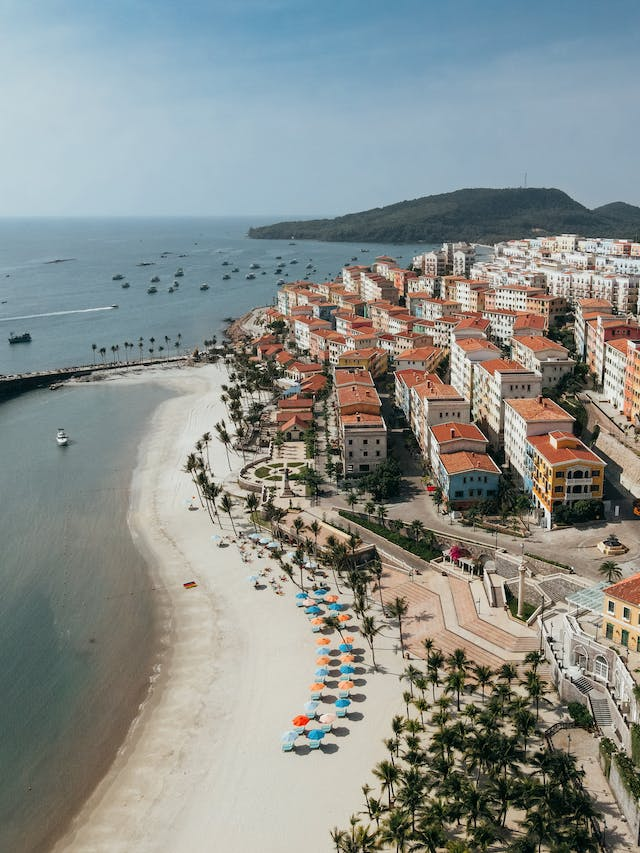
#> input picture exercise10/10-2/img.jpg, 640 x 853 px
$ python main.py
#> lines starting #> are read from the running program, lines starting #| are printed output that depends on the picture
import os
import numpy as np
import cv2
from matplotlib import pyplot as plt


current_dir = os.path.dirname(os.path.realpath(__file__))


def calculate_snr(noisy_image, original_image):
    original = np.int32(original_image)
    noisy = np.int32(noisy_image)

    noisy_to_power_two = noisy * noisy
    sum_of_noisy_to_power_two = np.sum(noisy_to_power_two)

    diff = noisy - original
    diff_to_power_two = diff * diff
    sum_of_diff_to_power_two = np.sum(diff_to_power_two)

    snr = sum_of_noisy_to_power_two / sum_of_diff_to_power_two

    return snr


def main():
    # Load the image
    img = cv2.imread(current_dir + "/img.jpg", cv2.IMREAD_GRAYSCALE)
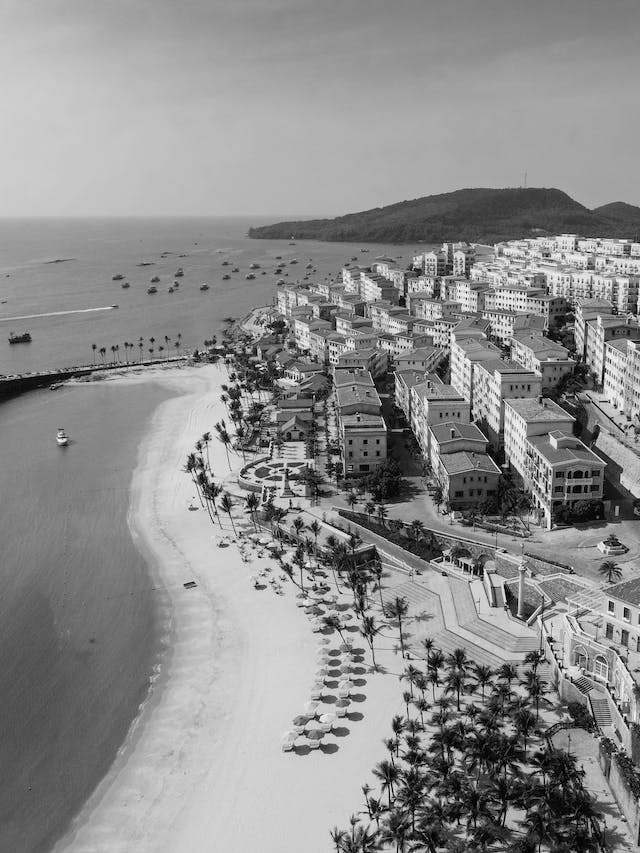
#> img: shape (853, 640); min 0, max 255, mean 141

    snr = calculate_snr(img, img)
#> in calculate_snr, `noisy_to_power_two = noisy * noisy`:
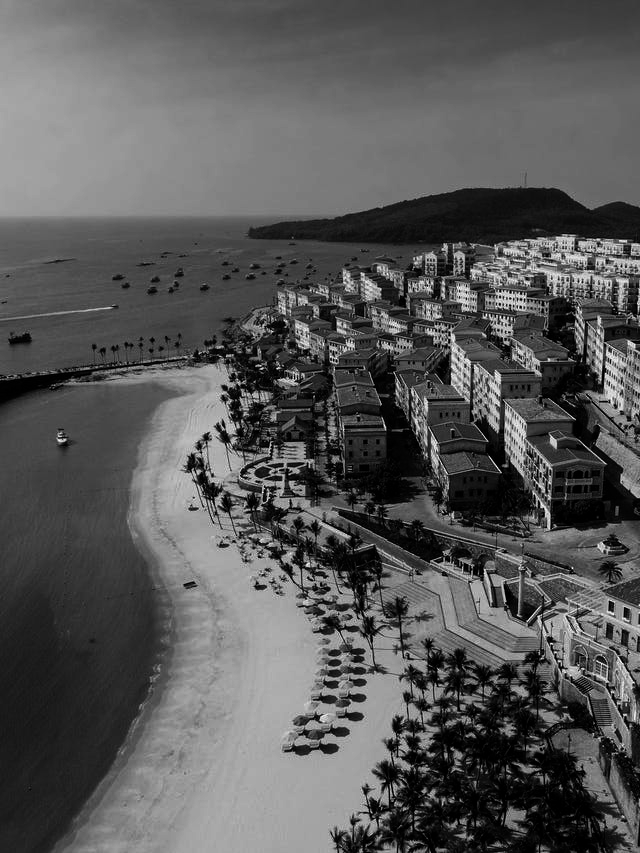
#> noisy_to_power_two: shape (853, 640) int32; min 0, max 65025, mean 22612.6; drawn with min black and max white
#> in calculate_snr, `sum_of_noisy_to_power_two = np.sum(noisy_to_power_two)`: sum_of_noisy_to_power_two = 12344648778
#> in calculate_snr, `diff = noisy - original`: diff: shape (853, 640) int32; every value is 0
#> in calculate_snr, `sum_of_diff_to_power_two = np.sum(diff_to_power_two)`: sum_of_diff_to_power_two = 0
#> in calculate_snr, `snr = sum_of_noisy_to_power_two / sum_of_diff_to_power_two`: snr = inf
#> snr = inf
    plt.figure("Original Image", figsize=(6, 6))
    plt.subplot(211)
    plt.title("snr = " + str(snr))
    plt.imshow(img, "gray", vmin=0, vmax=255)
    plt.subplot(212)
    cosine_transform = cv2.dct(np.float32(img), cv2.DCT_INVERSE)
    plt.imshow(np.log(abs(cosine_transform) + 1), cmap="gray")
    xlen = len(cosine_transform[0])
#> xlen = 640
    ylen = len(cosine_transform)
#> ylen = 853

    for j in range(ylen):
        for i in range(xlen):
            if ((-1.3328125 * i) + 853 - j) < 0:
                cosine_transform[j][i] = 0

    reconstructed_image = cv2.idct(cosine_transform)
    snr = calculate_snr(reconstructed_image, img)
#> in calculate_snr (call 2), `sum_of_noisy_to_power_two = np.sum(noisy_to_power_two)`: sum_of_noisy_to_power_two = 12242403775
#> in calculate_snr (call 2), `diff = noisy - original`:
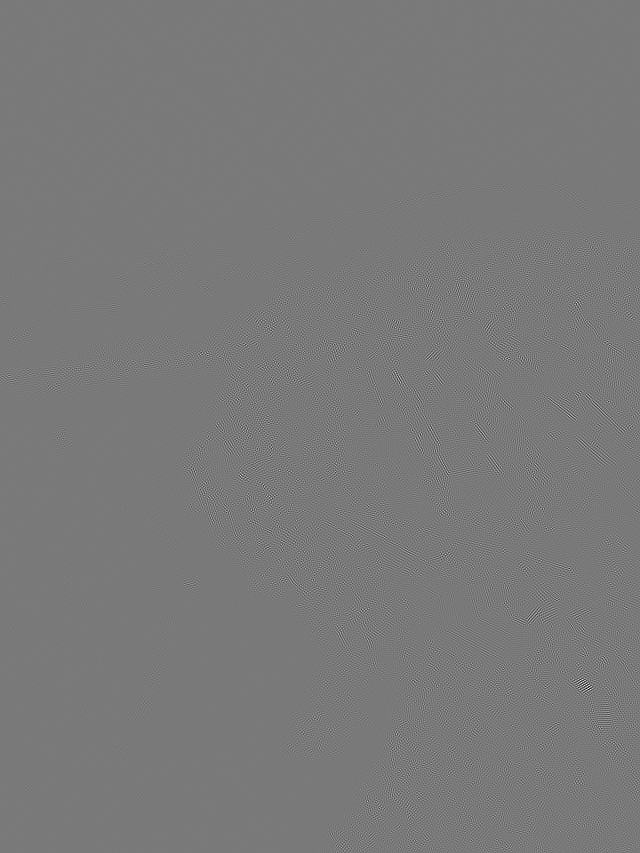
#> diff: shape (853, 640) int32; min -96, max 104, mean -0.5; drawn with min black and max white
#> in calculate_snr (call 2), `diff_to_power_two = diff * diff`:
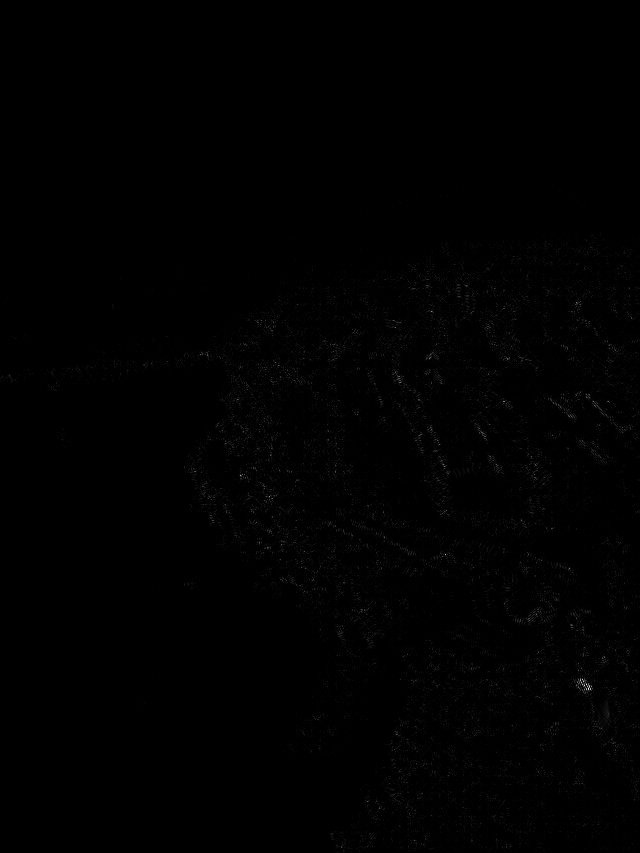
#> diff_to_power_two: shape (853, 640) int32; min 0, max 10816, mean 47; drawn with min black and max white
#> in calculate_snr (call 2), `sum_of_diff_to_power_two = np.sum(diff_to_power_two)`: sum_of_diff_to_power_two = 25655967
#> in calculate_snr (call 2), `snr = sum_of_noisy_to_power_two / sum_of_diff_to_power_two`: snr = 477.2
#> snr = 477.2
    plt.figure("Half High Freq Removed Image", figsize=(6, 6))
    plt.subplot(211)
    plt.title("snr = " + str(snr))
    plt.imshow(reconstructed_image, "gray", vmin=0, vmax=255)
    plt.subplot(212)
    plt.imshow(np.log(abs(cosine_transform) + 1), cmap="gray")

    for j in range(ylen):
        for i in range(xlen):
            if ((-1.090415913 * i) + 603 - j) < 0:
                cosine_transform[j][i] = 0
#> cosine_transform: shape (853, 640) float32; min -8981.2, max 104205.3, mean 0.2

    reconstructed_image = cv2.idct(cosine_transform)
    snr = calculate_snr(reconstructed_image, img)
#> in calculate_snr (call 3), `noisy_to_power_two = noisy * noisy`:
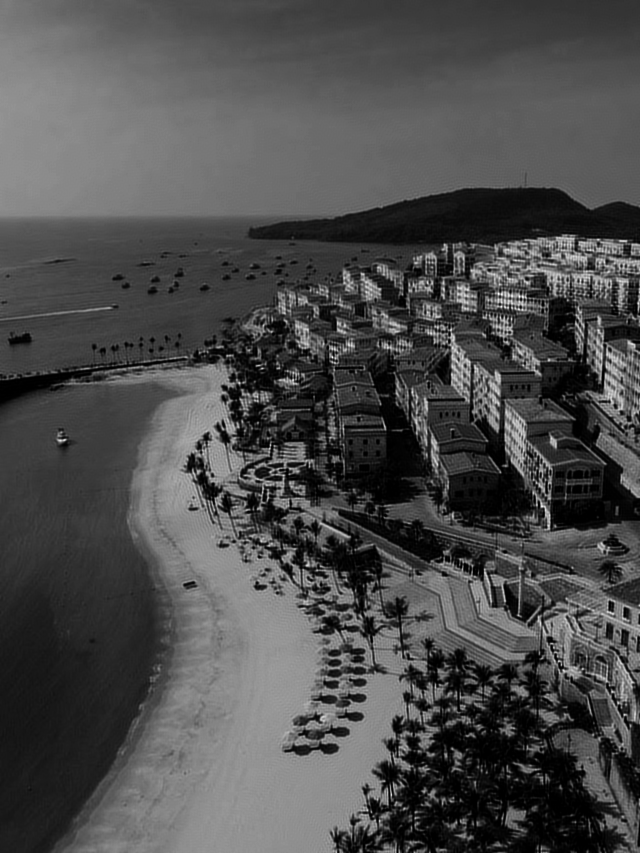
#> noisy_to_power_two: shape (853, 640) int32; min 0, max 73984, mean 22365.4; drawn with min black and max white
#> in calculate_snr (call 3), `sum_of_noisy_to_power_two = np.sum(noisy_to_power_two)`: sum_of_noisy_to_power_two = 12209734166
#> in calculate_snr (call 3), `sum_of_diff_to_power_two = np.sum(diff_to_power_two)`: sum_of_diff_to_power_two = 58284666
#> in calculate_snr (call 3), `snr = sum_of_noisy_to_power_two / sum_of_diff_to_power_two`: snr = 209.5
#> snr = 209.5
    plt.figure("75% High Freq Removed Image", figsize=(6, 6))
    plt.subplot(211)
    plt.title("snr = " + str(snr))
    plt.imshow(reconstructed_image, "gray", vmin=0, vmax=255)
    plt.subplot(212)
    plt.imshow(np.log(abs(cosine_transform) + 1), cmap="gray")

    for j in range(ylen):
        for i in range(xlen):
            if ((-1.332167832 * i) + 381 - j) < 0:
                cosine_transform[j][i] = 0

    reconstructed_image = cv2.idct(cosine_transform)
    snr = calculate_snr(reconstructed_image, img)
#> snr = 88.76
    plt.figure("90% High Freq Removed Image", figsize=(6, 6))
    plt.subplot(211)
    plt.title("snr = " + str(snr))
    plt.imshow(reconstructed_image, "gray", vmin=0, vmax=255)
    plt.subplot(212)
    plt.imshow(np.log(abs(cosine_transform) + 1), cmap="gray")

    plt.show()
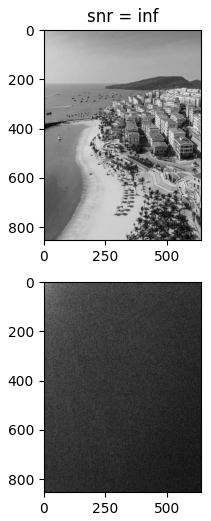
#> figure drawn by matplotlib, 2 panels
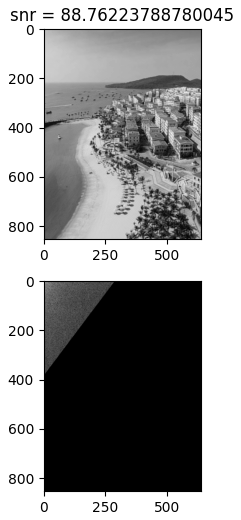
#> figure drawn by matplotlib, 2 panels


if __name__ == "__main__":
    main()
